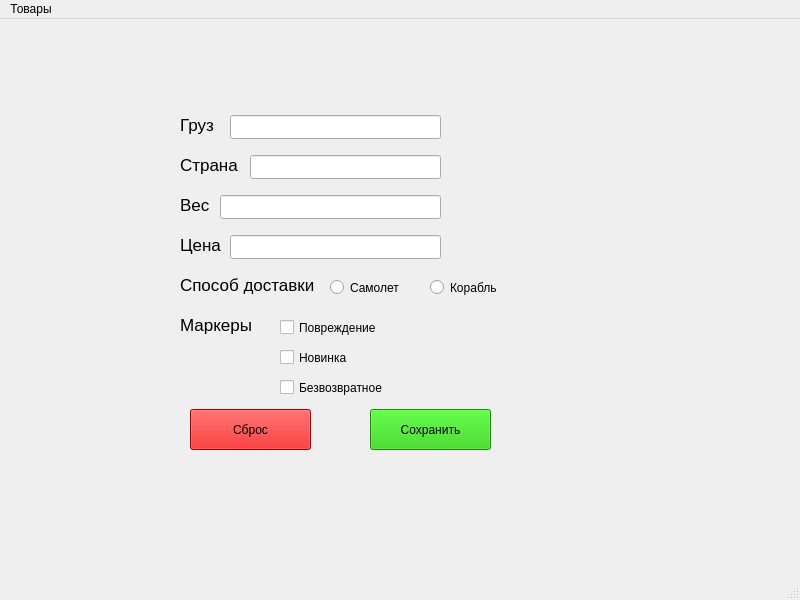
<?xml version="1.0" encoding="UTF-8"?>
<ui version="4.0">
 <class>MainWindow</class>
 <widget class="QMainWindow" name="MainWindow">
  <property name="geometry">
   <rect>
    <x>0</x>
    <y>0</y>
    <width>800</width>
    <height>600</height>
   </rect>
  </property>
  <property name="windowTitle">
   <string>MainWindow</string>
  </property>
  <property name="styleSheet">
   <string notr="true">MainWindow{
background-color: rgb(245, 245, 245);
border-color: rgb(0, 0, 0);
}






</string>
  </property>
  <widget class="QWidget" name="centralwidget">
   <widget class="QLabel" name="delivery">
    <property name="geometry">
     <rect>
      <x>180</x>
      <y>250</y>
      <width>141</width>
      <height>31</height>
     </rect>
    </property>
    <property name="font">
     <font>
      <pointsize>13</pointsize>
     </font>
    </property>
    <property name="styleSheet">
     <string notr="true">color: rgb(0, 0, 0);</string>
    </property>
    <property name="text">
     <string>Способ доставки</string>
    </property>
   </widget>
   <widget class="QPushButton" name="reset">
    <property name="geometry">
     <rect>
      <x>190</x>
      <y>390</y>
      <width>121</width>
      <height>41</height>
     </rect>
    </property>
    <property name="font">
     <font>
      <italic>false</italic>
      <bold>false</bold>
     </font>
    </property>
    <property name="styleSheet">
     <string notr="true">background-color: rgb(225, 0, 0);
border-color: rgb(0, 0, 0);
</string>
    </property>
    <property name="text">
     <string>Сброс</string>
    </property>
   </widget>
   <widget class="QLineEdit" name="line_for_weight">
    <property name="geometry">
     <rect>
      <x>220</x>
      <y>176</y>
      <width>221</width>
      <height>24</height>
     </rect>
    </property>
   </widget>
   <widget class="QLabel" name="country">
    <property name="geometry">
     <rect>
      <x>180</x>
      <y>130</y>
      <width>61</width>
      <height>31</height>
     </rect>
    </property>
    <property name="font">
     <font>
      <pointsize>13</pointsize>
     </font>
    </property>
    <property name="styleSheet">
     <string notr="true">color: rgb(0, 0, 0);</string>
    </property>
    <property name="text">
     <string>Страна</string>
    </property>
   </widget>
   <widget class="QLabel" name="weight">
    <property name="geometry">
     <rect>
      <x>180</x>
      <y>170</y>
      <width>31</width>
      <height>31</height>
     </rect>
    </property>
    <property name="font">
     <font>
      <pointsize>13</pointsize>
     </font>
    </property>
    <property name="styleSheet">
     <string notr="true">color: rgb(0, 0, 0);</string>
    </property>
    <property name="text">
     <string>Вес</string>
    </property>
   </widget>
   <widget class="QLineEdit" name="line_for_delivery">
    <property name="geometry">
     <rect>
      <x>230</x>
      <y>216</y>
      <width>211</width>
      <height>24</height>
     </rect>
    </property>
   </widget>
   <widget class="QLineEdit" name="line_for_cargo">
    <property name="geometry">
     <rect>
      <x>230</x>
      <y>96</y>
      <width>211</width>
      <height>24</height>
     </rect>
    </property>
    <property name="styleSheet">
     <string notr="true">border-color: rgb(0, 0, 0);</string>
    </property>
   </widget>
   <widget class="QLineEdit" name="line_for_country">
    <property name="geometry">
     <rect>
      <x>250</x>
      <y>136</y>
      <width>191</width>
      <height>24</height>
     </rect>
    </property>
    <property name="styleSheet">
     <string notr="true">border-top-color: rgb(0, 0, 0);
border-bottom-color: rgb(0, 0, 0);
border-right-color: rgb(0, 0, 0);
border-left-color: rgb(0, 0, 0);</string>
    </property>
   </widget>
   <widget class="QLabel" name="price">
    <property name="geometry">
     <rect>
      <x>180</x>
      <y>210</y>
      <width>41</width>
      <height>31</height>
     </rect>
    </property>
    <property name="font">
     <font>
      <pointsize>13</pointsize>
     </font>
    </property>
    <property name="styleSheet">
     <string notr="true">color: rgb(0, 0, 0);</string>
    </property>
    <property name="text">
     <string>Цена</string>
    </property>
   </widget>
   <widget class="QPushButton" name="save">
    <property name="geometry">
     <rect>
      <x>370</x>
      <y>390</y>
      <width>121</width>
      <height>41</height>
     </rect>
    </property>
    <property name="styleSheet">
     <string notr="true">background-color: rgb(27, 202, 0);
border-color: rgb(0, 0, 0);

</string>
    </property>
    <property name="text">
     <string>Сохранить</string>
    </property>
   </widget>
   <widget class="QLabel" name="label_6">
    <property name="geometry">
     <rect>
      <x>180</x>
      <y>290</y>
      <width>81</width>
      <height>31</height>
     </rect>
    </property>
    <property name="font">
     <font>
      <pointsize>13</pointsize>
     </font>
    </property>
    <property name="styleSheet">
     <string notr="true">color: rgb(0, 0, 0);</string>
    </property>
    <property name="text">
     <string>Маркеры</string>
    </property>
   </widget>
   <widget class="QLabel" name="cargo">
    <property name="geometry">
     <rect>
      <x>180</x>
      <y>90</y>
      <width>41</width>
      <height>31</height>
     </rect>
    </property>
    <property name="font">
     <font>
      <pointsize>13</pointsize>
     </font>
    </property>
    <property name="styleSheet">
     <string notr="true">color: rgb(0, 0, 0);</string>
    </property>
    <property name="text">
     <string>Груз</string>
    </property>
   </widget>
   <widget class="QRadioButton" name="airline">
    <property name="geometry">
     <rect>
      <x>330</x>
      <y>258</y>
      <width>90</width>
      <height>21</height>
     </rect>
    </property>
    <property name="palette">
     <palette>
      <active>
       <colorrole role="WindowText">
        <brush brushstyle="SolidPattern">
         <color alpha="255">
          <red>0</red>
          <green>0</green>
          <blue>0</blue>
         </color>
        </brush>
       </colorrole>
       <colorrole role="Text">
        <brush brushstyle="SolidPattern">
         <color alpha="255">
          <red>0</red>
          <green>0</green>
          <blue>0</blue>
         </color>
        </brush>
       </colorrole>
       <colorrole role="ButtonText">
        <brush brushstyle="SolidPattern">
         <color alpha="255">
          <red>0</red>
          <green>0</green>
          <blue>0</blue>
         </color>
        </brush>
       </colorrole>
       <colorrole role="Highlight">
        <brush brushstyle="SolidPattern">
         <color alpha="255">
          <red>31</red>
          <green>155</green>
          <blue>93</blue>
         </color>
        </brush>
       </colorrole>
       <colorrole role="PlaceholderText">
        <brush brushstyle="SolidPattern">
         <color alpha="128">
          <red>0</red>
          <green>0</green>
          <blue>0</blue>
         </color>
        </brush>
       </colorrole>
      </active>
      <inactive>
       <colorrole role="WindowText">
        <brush brushstyle="SolidPattern">
         <color alpha="255">
          <red>0</red>
          <green>0</green>
          <blue>0</blue>
         </color>
        </brush>
       </colorrole>
       <colorrole role="Text">
        <brush brushstyle="SolidPattern">
         <color alpha="255">
          <red>0</red>
          <green>0</green>
          <blue>0</blue>
         </color>
        </brush>
       </colorrole>
       <colorrole role="ButtonText">
        <brush brushstyle="SolidPattern">
         <color alpha="255">
          <red>0</red>
          <green>0</green>
          <blue>0</blue>
         </color>
        </brush>
       </colorrole>
       <colorrole role="Highlight">
        <brush brushstyle="SolidPattern">
         <color alpha="255">
          <red>31</red>
          <green>155</green>
          <blue>93</blue>
         </color>
        </brush>
       </colorrole>
       <colorrole role="PlaceholderText">
        <brush brushstyle="SolidPattern">
         <color alpha="128">
          <red>0</red>
          <green>0</green>
          <blue>0</blue>
         </color>
        </brush>
       </colorrole>
      </inactive>
      <disabled>
       <colorrole role="WindowText">
        <brush brushstyle="SolidPattern">
         <color alpha="255">
          <red>0</red>
          <green>0</green>
          <blue>0</blue>
         </color>
        </brush>
       </colorrole>
       <colorrole role="Text">
        <brush brushstyle="SolidPattern">
         <color alpha="255">
          <red>0</red>
          <green>0</green>
          <blue>0</blue>
         </color>
        </brush>
       </colorrole>
       <colorrole role="ButtonText">
        <brush brushstyle="SolidPattern">
         <color alpha="255">
          <red>0</red>
          <green>0</green>
          <blue>0</blue>
         </color>
        </brush>
       </colorrole>
       <colorrole role="Highlight">
        <brush brushstyle="SolidPattern">
         <color alpha="255">
          <red>31</red>
          <green>155</green>
          <blue>93</blue>
         </color>
        </brush>
       </colorrole>
       <colorrole role="PlaceholderText">
        <brush brushstyle="SolidPattern">
         <color alpha="128">
          <red>0</red>
          <green>0</green>
          <blue>0</blue>
         </color>
        </brush>
       </colorrole>
      </disabled>
     </palette>
    </property>
    <property name="styleSheet">
     <string notr="true">color: rgb(0, 0, 0);
</string>
    </property>
    <property name="text">
     <string>Самолет</string>
    </property>
   </widget>
   <widget class="QRadioButton" name="karib">
    <property name="geometry">
     <rect>
      <x>430</x>
      <y>258</y>
      <width>90</width>
      <height>21</height>
     </rect>
    </property>
    <property name="palette">
     <palette>
      <active>
       <colorrole role="WindowText">
        <brush brushstyle="SolidPattern">
         <color alpha="255">
          <red>0</red>
          <green>0</green>
          <blue>0</blue>
         </color>
        </brush>
       </colorrole>
       <colorrole role="Text">
        <brush brushstyle="SolidPattern">
         <color alpha="255">
          <red>0</red>
          <green>0</green>
          <blue>0</blue>
         </color>
        </brush>
       </colorrole>
       <colorrole role="ButtonText">
        <brush brushstyle="SolidPattern">
         <color alpha="255">
          <red>0</red>
          <green>0</green>
          <blue>0</blue>
         </color>
        </brush>
       </colorrole>
       <colorrole role="Highlight">
        <brush brushstyle="SolidPattern">
         <color alpha="255">
          <red>31</red>
          <green>155</green>
          <blue>93</blue>
         </color>
        </brush>
       </colorrole>
       <colorrole role="PlaceholderText">
        <brush brushstyle="SolidPattern">
         <color alpha="128">
          <red>0</red>
          <green>0</green>
          <blue>0</blue>
         </color>
        </brush>
       </colorrole>
      </active>
      <inactive>
       <colorrole role="WindowText">
        <brush brushstyle="SolidPattern">
         <color alpha="255">
          <red>0</red>
          <green>0</green>
          <blue>0</blue>
         </color>
        </brush>
       </colorrole>
       <colorrole role="Text">
        <brush brushstyle="SolidPattern">
         <color alpha="255">
          <red>0</red>
          <green>0</green>
          <blue>0</blue>
         </color>
        </brush>
       </colorrole>
       <colorrole role="ButtonText">
        <brush brushstyle="SolidPattern">
         <color alpha="255">
          <red>0</red>
          <green>0</green>
          <blue>0</blue>
         </color>
        </brush>
       </colorrole>
       <colorrole role="Highlight">
        <brush brushstyle="SolidPattern">
         <color alpha="255">
          <red>31</red>
          <green>155</green>
          <blue>93</blue>
         </color>
        </brush>
       </colorrole>
       <colorrole role="PlaceholderText">
        <brush brushstyle="SolidPattern">
         <color alpha="128">
          <red>0</red>
          <green>0</green>
          <blue>0</blue>
         </color>
        </brush>
       </colorrole>
      </inactive>
      <disabled>
       <colorrole role="WindowText">
        <brush brushstyle="SolidPattern">
         <color alpha="255">
          <red>0</red>
          <green>0</green>
          <blue>0</blue>
         </color>
        </brush>
       </colorrole>
       <colorrole role="Text">
        <brush brushstyle="SolidPattern">
         <color alpha="255">
          <red>0</red>
          <green>0</green>
          <blue>0</blue>
         </color>
        </brush>
       </colorrole>
       <colorrole role="ButtonText">
        <brush brushstyle="SolidPattern">
         <color alpha="255">
          <red>0</red>
          <green>0</green>
          <blue>0</blue>
         </color>
        </brush>
       </colorrole>
       <colorrole role="Highlight">
        <brush brushstyle="SolidPattern">
         <color alpha="255">
          <red>31</red>
          <green>155</green>
          <blue>93</blue>
         </color>
        </brush>
       </colorrole>
       <colorrole role="PlaceholderText">
        <brush brushstyle="SolidPattern">
         <color alpha="128">
          <red>0</red>
          <green>0</green>
          <blue>0</blue>
         </color>
        </brush>
       </colorrole>
      </disabled>
     </palette>
    </property>
    <property name="styleSheet">
     <string notr="true">color: rgb(0, 0, 0);</string>
    </property>
    <property name="text">
     <string>Корабль</string>
    </property>
   </widget>
   <widget class="QCheckBox" name="damage">
    <property name="geometry">
     <rect>
      <x>280</x>
      <y>298</y>
      <width>111</width>
      <height>21</height>
     </rect>
    </property>
    <property name="palette">
     <palette>
      <active>
       <colorrole role="WindowText">
        <brush brushstyle="SolidPattern">
         <color alpha="255">
          <red>0</red>
          <green>0</green>
          <blue>0</blue>
         </color>
        </brush>
       </colorrole>
       <colorrole role="Text">
        <brush brushstyle="SolidPattern">
         <color alpha="255">
          <red>0</red>
          <green>0</green>
          <blue>0</blue>
         </color>
        </brush>
       </colorrole>
       <colorrole role="ButtonText">
        <brush brushstyle="SolidPattern">
         <color alpha="255">
          <red>0</red>
          <green>0</green>
          <blue>0</blue>
         </color>
        </brush>
       </colorrole>
       <colorrole role="Highlight">
        <brush brushstyle="SolidPattern">
         <color alpha="255">
          <red>31</red>
          <green>155</green>
          <blue>93</blue>
         </color>
        </brush>
       </colorrole>
       <colorrole role="PlaceholderText">
        <brush brushstyle="SolidPattern">
         <color alpha="128">
          <red>0</red>
          <green>0</green>
          <blue>0</blue>
         </color>
        </brush>
       </colorrole>
      </active>
      <inactive>
       <colorrole role="WindowText">
        <brush brushstyle="SolidPattern">
         <color alpha="255">
          <red>0</red>
          <green>0</green>
          <blue>0</blue>
         </color>
        </brush>
       </colorrole>
       <colorrole role="Text">
        <brush brushstyle="SolidPattern">
         <color alpha="255">
          <red>0</red>
          <green>0</green>
          <blue>0</blue>
         </color>
        </brush>
       </colorrole>
       <colorrole role="ButtonText">
        <brush brushstyle="SolidPattern">
         <color alpha="255">
          <red>0</red>
          <green>0</green>
          <blue>0</blue>
         </color>
        </brush>
       </colorrole>
       <colorrole role="Highlight">
        <brush brushstyle="SolidPattern">
         <color alpha="255">
          <red>31</red>
          <green>155</green>
          <blue>93</blue>
         </color>
        </brush>
       </colorrole>
       <colorrole role="PlaceholderText">
        <brush brushstyle="SolidPattern">
         <color alpha="128">
          <red>0</red>
          <green>0</green>
          <blue>0</blue>
         </color>
        </brush>
       </colorrole>
      </inactive>
      <disabled>
       <colorrole role="WindowText">
        <brush brushstyle="SolidPattern">
         <color alpha="255">
          <red>0</red>
          <green>0</green>
          <blue>0</blue>
         </color>
        </brush>
       </colorrole>
       <colorrole role="Text">
        <brush brushstyle="SolidPattern">
         <color alpha="255">
          <red>0</red>
          <green>0</green>
          <blue>0</blue>
         </color>
        </brush>
       </colorrole>
       <colorrole role="ButtonText">
        <brush brushstyle="SolidPattern">
         <color alpha="255">
          <red>0</red>
          <green>0</green>
          <blue>0</blue>
         </color>
        </brush>
       </colorrole>
       <colorrole role="Highlight">
        <brush brushstyle="SolidPattern">
         <color alpha="255">
          <red>31</red>
          <green>155</green>
          <blue>93</blue>
         </color>
        </brush>
       </colorrole>
       <colorrole role="PlaceholderText">
        <brush brushstyle="SolidPattern">
         <color alpha="128">
          <red>0</red>
          <green>0</green>
          <blue>0</blue>
         </color>
        </brush>
       </colorrole>
      </disabled>
     </palette>
    </property>
    <property name="styleSheet">
     <string notr="true">color: rgb(0, 0, 0);
</string>
    </property>
    <property name="text">
     <string>Повреждение</string>
    </property>
   </widget>
   <widget class="QCheckBox" name="new_2">
    <property name="geometry">
     <rect>
      <x>280</x>
      <y>328</y>
      <width>81</width>
      <height>21</height>
     </rect>
    </property>
    <property name="palette">
     <palette>
      <active>
       <colorrole role="WindowText">
        <brush brushstyle="SolidPattern">
         <color alpha="255">
          <red>0</red>
          <green>0</green>
          <blue>0</blue>
         </color>
        </brush>
       </colorrole>
       <colorrole role="Text">
        <brush brushstyle="SolidPattern">
         <color alpha="255">
          <red>0</red>
          <green>0</green>
          <blue>0</blue>
         </color>
        </brush>
       </colorrole>
       <colorrole role="ButtonText">
        <brush brushstyle="SolidPattern">
         <color alpha="255">
          <red>0</red>
          <green>0</green>
          <blue>0</blue>
         </color>
        </brush>
       </colorrole>
       <colorrole role="Highlight">
        <brush brushstyle="SolidPattern">
         <color alpha="255">
          <red>31</red>
          <green>155</green>
          <blue>93</blue>
         </color>
        </brush>
       </colorrole>
       <colorrole role="PlaceholderText">
        <brush brushstyle="SolidPattern">
         <color alpha="128">
          <red>0</red>
          <green>0</green>
          <blue>0</blue>
         </color>
        </brush>
       </colorrole>
      </active>
      <inactive>
       <colorrole role="WindowText">
        <brush brushstyle="SolidPattern">
         <color alpha="255">
          <red>0</red>
          <green>0</green>
          <blue>0</blue>
         </color>
        </brush>
       </colorrole>
       <colorrole role="Text">
        <brush brushstyle="SolidPattern">
         <color alpha="255">
          <red>0</red>
          <green>0</green>
          <blue>0</blue>
         </color>
        </brush>
       </colorrole>
       <colorrole role="ButtonText">
        <brush brushstyle="SolidPattern">
         <color alpha="255">
          <red>0</red>
          <green>0</green>
          <blue>0</blue>
         </color>
        </brush>
       </colorrole>
       <colorrole role="Highlight">
        <brush brushstyle="SolidPattern">
         <color alpha="255">
          <red>31</red>
          <green>155</green>
          <blue>93</blue>
         </color>
        </brush>
       </colorrole>
       <colorrole role="PlaceholderText">
        <brush brushstyle="SolidPattern">
         <color alpha="128">
          <red>0</red>
          <green>0</green>
          <blue>0</blue>
         </color>
        </brush>
       </colorrole>
      </inactive>
      <disabled>
       <colorrole role="WindowText">
        <brush brushstyle="SolidPattern">
         <color alpha="255">
          <red>0</red>
          <green>0</green>
          <blue>0</blue>
         </color>
        </brush>
       </colorrole>
       <colorrole role="Text">
        <brush brushstyle="SolidPattern">
         <color alpha="255">
          <red>0</red>
          <green>0</green>
          <blue>0</blue>
         </color>
        </brush>
       </colorrole>
       <colorrole role="ButtonText">
        <brush brushstyle="SolidPattern">
         <color alpha="255">
          <red>0</red>
          <green>0</green>
          <blue>0</blue>
         </color>
        </brush>
       </colorrole>
       <colorrole role="Highlight">
        <brush brushstyle="SolidPattern">
         <color alpha="255">
          <red>31</red>
          <green>155</green>
          <blue>93</blue>
         </color>
        </brush>
       </colorrole>
       <colorrole role="PlaceholderText">
        <brush brushstyle="SolidPattern">
         <color alpha="128">
          <red>0</red>
          <green>0</green>
          <blue>0</blue>
         </color>
        </brush>
       </colorrole>
      </disabled>
     </palette>
    </property>
    <property name="styleSheet">
     <string notr="true">color: rgb(0, 0, 0);</string>
    </property>
    <property name="text">
     <string>Новинка</string>
    </property>
   </widget>
   <widget class="QCheckBox" name="irrevocable">
    <property name="geometry">
     <rect>
      <x>280</x>
      <y>358</y>
      <width>111</width>
      <height>21</height>
     </rect>
    </property>
    <property name="palette">
     <palette>
      <active>
       <colorrole role="WindowText">
        <brush brushstyle="SolidPattern">
         <color alpha="255">
          <red>0</red>
          <green>0</green>
          <blue>0</blue>
         </color>
        </brush>
       </colorrole>
       <colorrole role="Text">
        <brush brushstyle="SolidPattern">
         <color alpha="255">
          <red>0</red>
          <green>0</green>
          <blue>0</blue>
         </color>
        </brush>
       </colorrole>
       <colorrole role="ButtonText">
        <brush brushstyle="SolidPattern">
         <color alpha="255">
          <red>0</red>
          <green>0</green>
          <blue>0</blue>
         </color>
        </brush>
       </colorrole>
       <colorrole role="Highlight">
        <brush brushstyle="SolidPattern">
         <color alpha="255">
          <red>31</red>
          <green>155</green>
          <blue>93</blue>
         </color>
        </brush>
       </colorrole>
       <colorrole role="PlaceholderText">
        <brush brushstyle="SolidPattern">
         <color alpha="128">
          <red>0</red>
          <green>0</green>
          <blue>0</blue>
         </color>
        </brush>
       </colorrole>
      </active>
      <inactive>
       <colorrole role="WindowText">
        <brush brushstyle="SolidPattern">
         <color alpha="255">
          <red>0</red>
          <green>0</green>
          <blue>0</blue>
         </color>
        </brush>
       </colorrole>
       <colorrole role="Text">
        <brush brushstyle="SolidPattern">
         <color alpha="255">
          <red>0</red>
          <green>0</green>
          <blue>0</blue>
         </color>
        </brush>
       </colorrole>
       <colorrole role="ButtonText">
        <brush brushstyle="SolidPattern">
         <color alpha="255">
          <red>0</red>
          <green>0</green>
          <blue>0</blue>
         </color>
        </brush>
       </colorrole>
       <colorrole role="Highlight">
        <brush brushstyle="SolidPattern">
         <color alpha="255">
          <red>31</red>
          <green>155</green>
          <blue>93</blue>
         </color>
        </brush>
       </colorrole>
       <colorrole role="PlaceholderText">
        <brush brushstyle="SolidPattern">
         <color alpha="128">
          <red>0</red>
          <green>0</green>
          <blue>0</blue>
         </color>
        </brush>
       </colorrole>
      </inactive>
      <disabled>
       <colorrole role="WindowText">
        <brush brushstyle="SolidPattern">
         <color alpha="255">
          <red>0</red>
          <green>0</green>
          <blue>0</blue>
         </color>
        </brush>
       </colorrole>
       <colorrole role="Text">
        <brush brushstyle="SolidPattern">
         <color alpha="255">
          <red>0</red>
          <green>0</green>
          <blue>0</blue>
         </color>
        </brush>
       </colorrole>
       <colorrole role="ButtonText">
        <brush brushstyle="SolidPattern">
         <color alpha="255">
          <red>0</red>
          <green>0</green>
          <blue>0</blue>
         </color>
        </brush>
       </colorrole>
       <colorrole role="Highlight">
        <brush brushstyle="SolidPattern">
         <color alpha="255">
          <red>31</red>
          <green>155</green>
          <blue>93</blue>
         </color>
        </brush>
       </colorrole>
       <colorrole role="PlaceholderText">
        <brush brushstyle="SolidPattern">
         <color alpha="128">
          <red>0</red>
          <green>0</green>
          <blue>0</blue>
         </color>
        </brush>
       </colorrole>
      </disabled>
     </palette>
    </property>
    <property name="styleSheet">
     <string notr="true">color: rgb(0, 0, 0);</string>
    </property>
    <property name="text">
     <string>Безвозвратное</string>
    </property>
   </widget>
  </widget>
  <widget class="QMenuBar" name="menubar">
   <property name="geometry">
    <rect>
     <x>0</x>
     <y>0</y>
     <width>800</width>
     <height>21</height>
    </rect>
   </property>
   <widget class="QMenu" name="menu">
    <property name="tearOffEnabled">
     <bool>false</bool>
    </property>
    <property name="title">
     <string>Товары</string>
    </property>
   </widget>
   <addaction name="menu"/>
  </widget>
  <widget class="QStatusBar" name="statusbar"/>
 </widget>
 <resources/>
 <connections/>
</ui>
